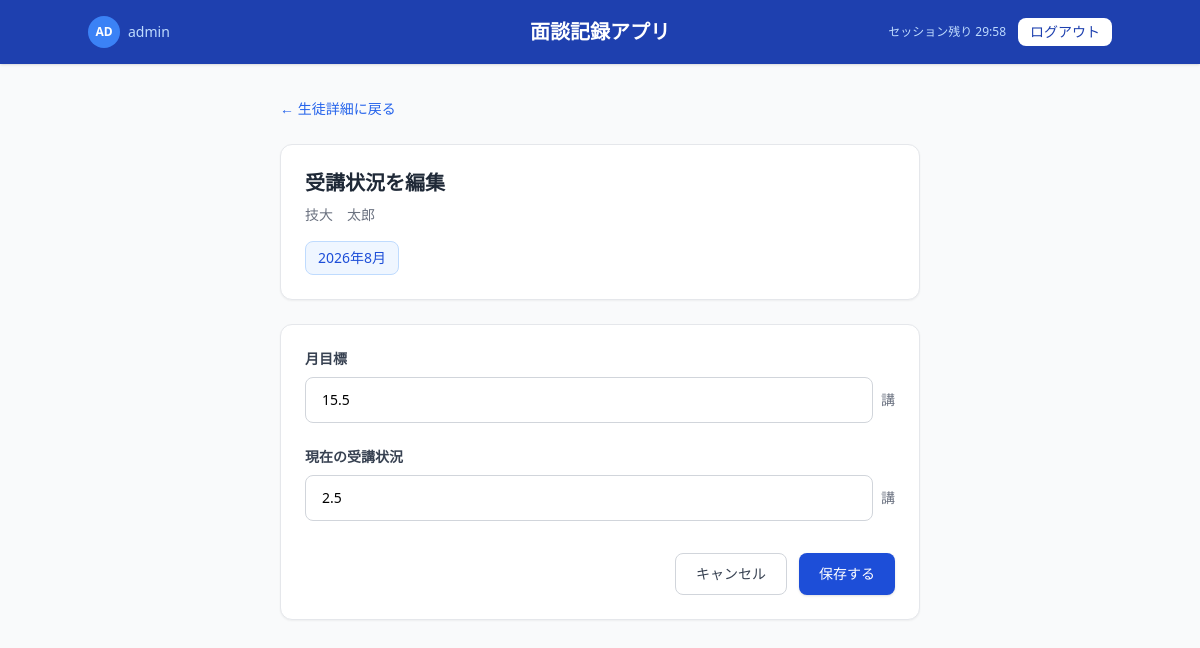
Page /edit_progress/1 (signed in) on the earlier database version.
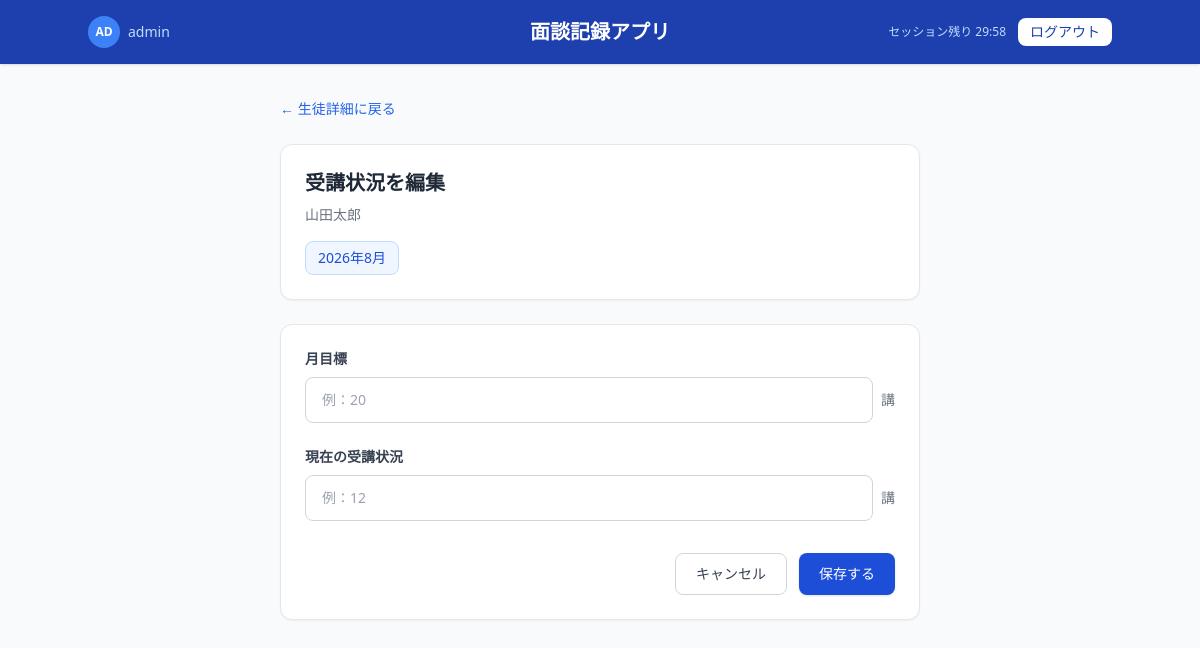
Same page on the later database version.
### app.py (models this page shows)
class Student(db.Model):
    id = db.Column(db.Integer, primary_key=True)
    name = db.Column(db.String(100), nullable=False)
    grade = db.Column(db.String(50), nullable=False)
    school = db.Column(db.String(100), nullable=False)
    records = db.relationship('Record', backref='student', lazy=True)

class MonthlyProgress(db.Model):
    id = db.Column(db.Integer, primary_key=True)
    student_id = db.Column(db.Integer, db.ForeignKey('student.id'), nullable=False)
    month = db.Column(db.String(7), nullable=False)  # YYYY-MM
    monthly_goal = db.Column(db.Float)
    current_progress = db.Column(db.Float)
    student = db.relationship(
        'Student',
        backref=db.backref('monthly_progresses', lazy=True)
    )
    __table_args__ = (
        db.UniqueConstraint('student_id', 'month', name='unique_student_month'),
    )

### app.py (the view, shortened to what this page needs)
@app.route('/edit_progress/<int:student_id>', methods=['GET', 'POST'])
@login_required
def edit_progress(student_id):
    student = Student.query.get_or_404(student_id)
    month = request.args.get('month')
    if not month:
        month = datetime.now().strftime('%Y-%m')
    progress = MonthlyProgress.query.filter_by(
        student_id=student_id,
        month=month
    ).first()
    if not progress:
        progress = MonthlyProgress(
            student_id=student_id,
            month=month
        )
    return render_template(
        'edit_progress.html',
        student=student,
        progress=progress,
        month=month
    )

### app.py (called while the page is built)
@login_manager.user_loader
def load_user(user_id):
    return User.query.get(int(user_id))

### templates/edit_progress.html (shortened to what the changed rows need)
<!DOCTYPE html>
<html lang="ja">
<head>
    <script src="https://cdn.tailwindcss.com"></script>
</head>
<body class="bg-gray-50 min-h-screen">
    <header class="bg-blue-800 text-white px-6 py-4 shadow">
        <div class="flex items-center justify-between max-w-5xl mx-auto">
            <h1 class="text-xl font-semibold absolute left-1/2 transform -translate-x-1/2">
                面談記録アプリ
            </h1>
        </div>
    </header>
    <main class="max-w-2xl mx-auto px-4 py-8">
        <div class="bg-white rounded-xl shadow-sm border border-gray-200 p-6 mt-6">
            <h2 class="text-xl font-semibold text-gray-800">
                受講状況を編集
            </h2>
            <p class="text-sm text-gray-500 mt-2">
                {{ student.name }}
            </p>
            <div class="mt-4 inline-block bg-blue-50 border border-blue-200 text-blue-700 px-3 py-1.5 rounded-lg text-sm font-medium">
                {{ month[:4] }}年{{ month[5:7]|int }}月
            </div>
        </div>
        <form method="POST"
              class="bg-white rounded-xl shadow-sm border border-gray-200 p-6 mt-6">
            <div class="mb-6">
                <div class="flex items-center gap-2">
                    <input
                        type="number"
                        id="monthly_goal"
                        name="monthly_goal"
                        step="0.5"
                        min="0"
                        value="{{ progress.monthly_goal if progress.monthly_goal is not none else '' }}"
                        placeholder="例：20"
                        class="w-full border border-gray-300 rounded-lg px-4 py-3 text-sm
                               focus:outline-none focus:ring-2 focus:ring-blue-500 focus:border-blue-500"
                    >
                    <span class="text-sm text-gray-500 whitespace-nowrap">
                        講
                    </span>
                </div>
            </div>
            <div class="mb-8">
                <div class="flex items-center gap-2">
                    <input
                        type="number"
                        id="current_progress"
                        name="current_progress"
                        step="0.5"
                        min="0"
                        value="{{ progress.current_progress if progress.current_progress is not none else '' }}"
                        placeholder="例：12"
                        class="w-full border border-gray-300 rounded-lg px-4 py-3 text-sm
                               focus:outline-none focus:ring-2 focus:ring-emerald-500 focus:border-emerald-500"
                    >
                    <span class="text-sm text-gray-500 whitespace-nowrap">
                        講
                    </span>
                </div>
            </div>
        </form>
    </main>
</body>
</html>

Differences in the rows shown:
removed MonthlyProgress: monthly_goal "15.5", current_progress "2.5"
changed Student: name "技大 太郎" → "山田太郎"
